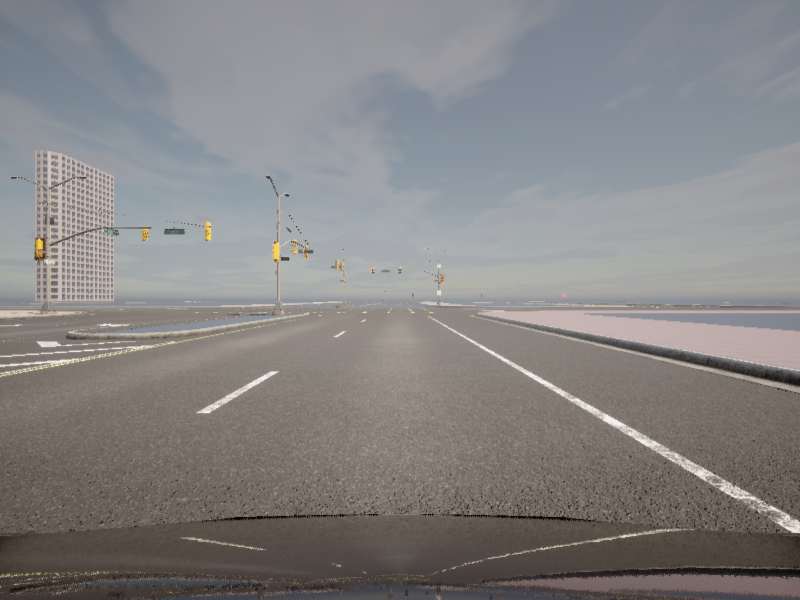
#> input picture nonperturbed1.png, 800 x 600 px
$ python cvbased-window.py
#> lines starting #> are read from the running program, lines starting #| are printed output that depends on the picture; after the words box and inside, x2 and y2 are one past the last pixel; in counts of white or black regions, pixels touching at a corner belong together
import cv2
import numpy as np
import sys

def nothing(x):
    pass

"""
Does bird eye transformation on an image sized 640x480
Input: a cv.open image
Output: bird's eye view image
"""
def transformed_frame(frame):
    lower_right = (625, 396)
    upper_right = (427, 288)
    lower_left = (14,394)
    upper_left = (215,284)

    src = np.float32([upper_left, lower_left, upper_right, lower_right])
    dst = np.float32([[0, 0], [0, 480], [640, 0], [640, 480]])

    matrix = cv2.getPerspectiveTransform(src, dst)
    transformed_frame = cv2.warpPerspective(frame, matrix, (640,480))
    return transformed_frame


"""
Apply custom HSV color masking to the image
Input: a cv.open image
Output: color mask
"""
def masking(frame):
    hsv = cv2.cvtColor(frame, cv2.COLOR_BGR2HSV)
    l = np.array([0,0,200])
    u = np.array([255,50,255])
    mask = cv2.inRange(hsv, l, u)
    return mask

"""
Apply thresholding to the image
Input: cv.open image and a color mask
Output: Black background and white lane image
"""
def threshold(frame, mask):
    result = cv2.bitwise_and(frame, frame, mask=mask)
    return result

"""
Does histogram based lane coordinate calculation
Input: cv.open image
Output: values of middle lane line
"""
def midlane_coordinates(frame):
    histogram = np.sum(frame[240:, :], axis =0)
    midpoint = int(histogram.shape[0]/2)
    #print(histogram.shape)
    #print(midpoint)
    left_x = np.argmax(histogram[:midpoint,2])
    #print(left_x)
    right_x = np.argmax(histogram[midpoint:,2]) + midpoint
    #print(right_x)

    mid_value = (histogram[left_x,2] + histogram[right_x,2]) / 2

    if (mid_value > 20000):
        print(left_x)
        print(right_x)
        return (left_x + right_x) / 2

    return -1
"""
Generate mid lane lines for visualization
Input: cv.open image and middle line x-coordinate
Output: image with middle lane drawn
"""
def midlane_draw(frame, mid):
    cv2.line(frame,(int(mid-50),0),(int(mid-50),640),(255,0,0),5)
    cv2.line(frame, (int(mid+50),0),(int(mid+50),640),(255,0,0),5)
    return frame
"""
Applies detection as a pipeline
"""
def pipeline(filename):
    #filename = "nonperturbed1.png"
    img = cv2.imread(filename)
    frame = cv2.resize(img, (640,480))
    frame = transformed_frame(frame)
    mask = masking(frame)
    frame = threshold(frame,mask)
    mid = midlane_coordinates(frame)
    return mid

def main():
    filename = "nonperturbed1.png"
    img = cv2.imread(filename)
#> img is the input picture: shape (600, 800, 3); mean B, G, R 131.9, 131.9, 133.6
    img = cv2.resize(img, (640,480))
#> img: shape (480, 640, 3)
    tf = transformed_frame(img)
#> in transformed_frame, `transformed_frame = cv2.warpPerspective(frame, matrix, (640,480))`:
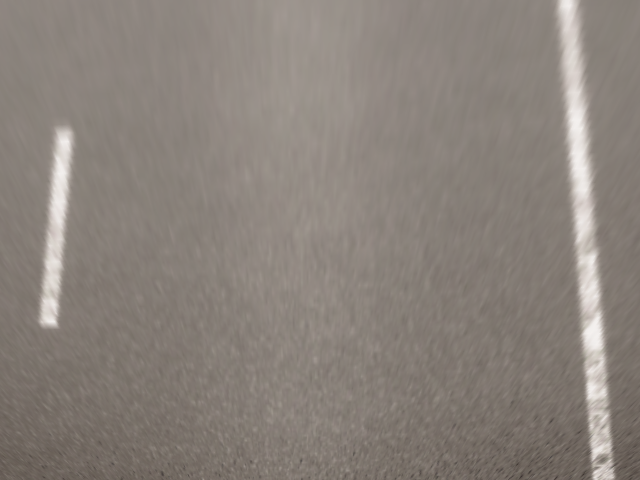
#> transformed_frame: shape (480, 640, 3); mean B, G, R 123.1, 130, 138
    mask = masking(tf)
#> in masking, `hsv = cv2.cvtColor(frame, cv2.COLOR_BGR2HSV)`: hsv: shape (480, 640, 3); mean H, S, V 13.8, 28.1, 138
#> in masking, `mask = cv2.inRange(hsv, l, u)`:
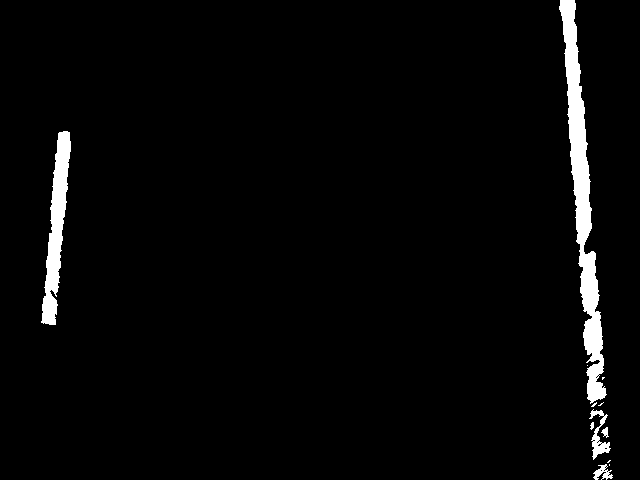
#> mask: shape (480, 640); 3% white; 12 white regions (6 under 20 px), largest, box (x1, y1, x2, y2) and area: (559, 0, 607, 404) 5894, (41, 131, 71, 325) 2600, (589, 409, 611, 460) 391, (593, 464, 613, 480) 162, (601, 427, 609, 438) 46, (590, 422, 594, 430) 22
    frame = threshold(tf,mask)
#> in threshold, `result = cv2.bitwise_and(frame, frame, mask=mask)`:
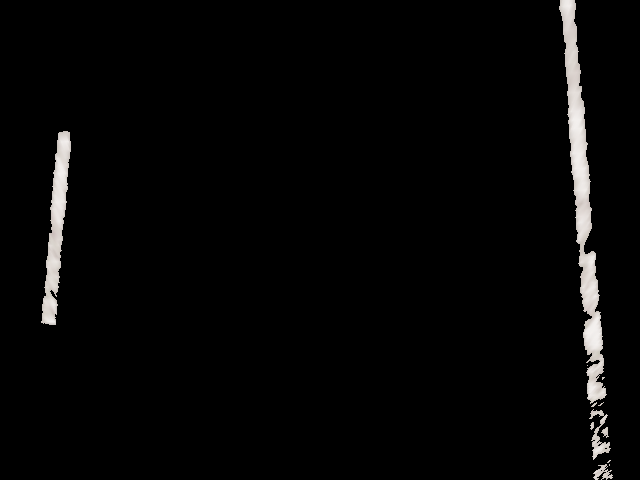
#> result: shape (480, 640, 3); mean B, G, R 6.2, 6.4, 6.6


    mid = pipeline(filename)
#> in midlane_coordinates, `histogram = np.sum(frame[240:, :], axis =0)`: histogram = 640 rows, first 8: [0, 0, 0], [0, 0, 0], [0, 0, 0], [0, 0, 0], [0, 0, 0], [0, 0, 0], [0, 0, 0], [0, 0, 0]
#> in midlane_coordinates, `left_x = np.argmax(histogram[:midpoint,2])`: left_x = 49
#> in midlane_coordinates, `right_x = np.argmax(histogram[midpoint:,2]) + midpoint`: right_x = 593
#> in midlane_coordinates, `mid_value = (histogram[left_x,2] + histogram[right_x,2]) / 2`: mid_value = 30159
#| 49
#| 593
#> in pipeline, `mid = midlane_coordinates(frame)`: mid = 321
#> mid = 321
    frame= midlane_draw(frame, mid)
#> in midlane_draw, `cv2.line(frame, (int(mid+50),0),(int(mid+50),640),(255,0,0),5)`:
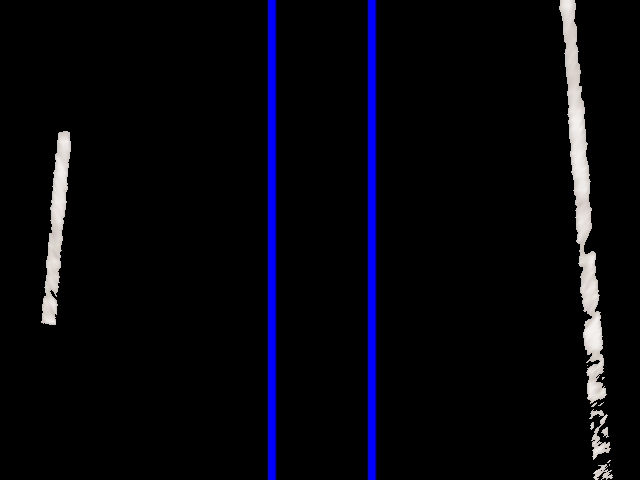
#> frame: shape (480, 640, 3); mean B, G, R 11.8, 6.4, 6.6
    cv2.imshow('original',img)
    cv2.imshow('transformed_frame',tf)
    cv2.imshow('Mask',mask)
    cv2.imshow('Midlane Outline',frame)

    cv2.waitKey(0)
    cv2.destroyAllWindows()

main()
